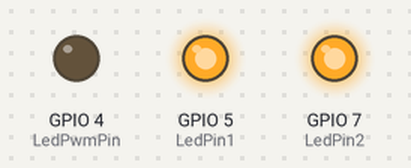
The sketch below on a simulated ESP32-S3. On the bench: output pins drawn as LEDs (lit = HIGH). What the sketch prints to the serial monitor is not drawn.

Above: at 0.05 s.
At 0.55 s:
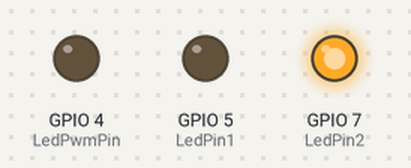
At 1.05 s:
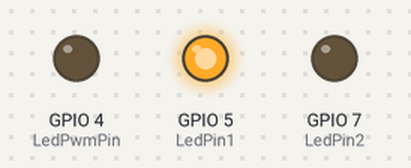
At 2.05 s:
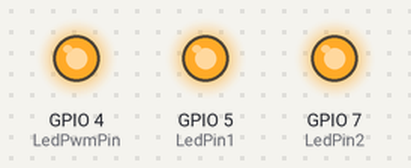
At 3.05 s:
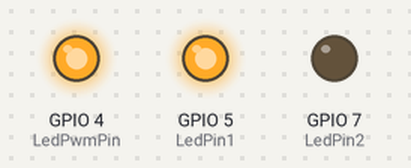
At 4.05 s:
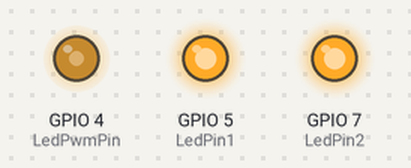
Timing chart, 0 to 5.3 s (numbered marks = the images above):
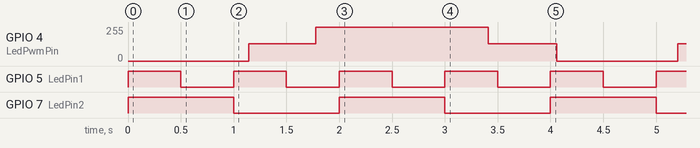

The sketch:

SimpleTask.ino
```cpp
// adjust to your pins
static constexpr uint8_t LedPin1 = 5;
static constexpr uint8_t LedPin2 = 7;

// also test ESP32 LEDC PWM
#define LEDC_PWM 1

void Task1(void*)
{
  while (1)
  {
    digitalWrite(LedPin1, HIGH);
    delay(500);
    digitalWrite(LedPin1, LOW);
    delay(500);
  }
}

#if LEDC_PWM

static constexpr uint8_t LedPwmPin = 4; // adjust to your LED PWM pin
static constexpr int LedPwmFrequency = 5000; // frequency (e.g., 5000 Hz)
static constexpr int LedPwmResolution = 8; // resolution (8-bit gives a range of 0-255)

void Task2(void*)
{
  delay(500);

  while (1)
  {
    // increase brightness (fade in)
    for (int dutyCycle = 0; dutyCycle <= 255; dutyCycle++)
    {
      ledcWrite(LedPwmPin, dutyCycle);
      delay(5);
    }

    delay(1000);

    // decrease brightness (fade out)
    for (int dutyCycle = 255; dutyCycle >= 0; dutyCycle--)
    {
      ledcWrite(LedPwmPin, dutyCycle);
      delay(5);
    }

    delay(500);
  }
}

#endif // LEDC_PWM

void setup()
{
  pinMode(LedPin1, OUTPUT);
  pinMode(LedPin2, OUTPUT);
#if LEDC_PWM
  pinMode(LedPwmPin, OUTPUT);
#endif

  Serial.begin(115200);

  if (xTaskCreate(Task1, "Task1", configMINIMAL_STACK_SIZE, NULL, 1/*Priority*/, NULL) == pdTRUE)
  {
    Serial.println(F("Task1 started"));
  }
  else
  {
    log_e("xTaskCreate failed");
    for (;;) ;
  }

#if LEDC_PWM

  ledcAttach(LedPwmPin, LedPwmFrequency, LedPwmResolution);

  if (xTaskCreate(Task2, "Task2", configMINIMAL_STACK_SIZE, NULL, 1/*Priority*/, NULL) == pdTRUE)
  {
    Serial.println(F("Task2 started"));
  }
  else
  {
    log_e("xTaskCreate failed");
    for (;;) ;
  }

#endif
}

void loop()
{
  digitalWrite(LedPin2, !digitalRead(LedPin2));
  delay(1000);
}
```

Measured:
- by itself, GPIO 4 (LedPwmPin): repeats every 4.1 s: 255/255 1.6 s, 128/255 0.65 s, 0/255 1.1 s, 128/255 0.64 s
- by itself, GPIO 5 (LedPin1): alternates HIGH for 0.50 s and LOW for 0.50 s
- by itself, GPIO 7 (LedPin2): alternates HIGH for 1.0 s and LOW for 1.0 s
